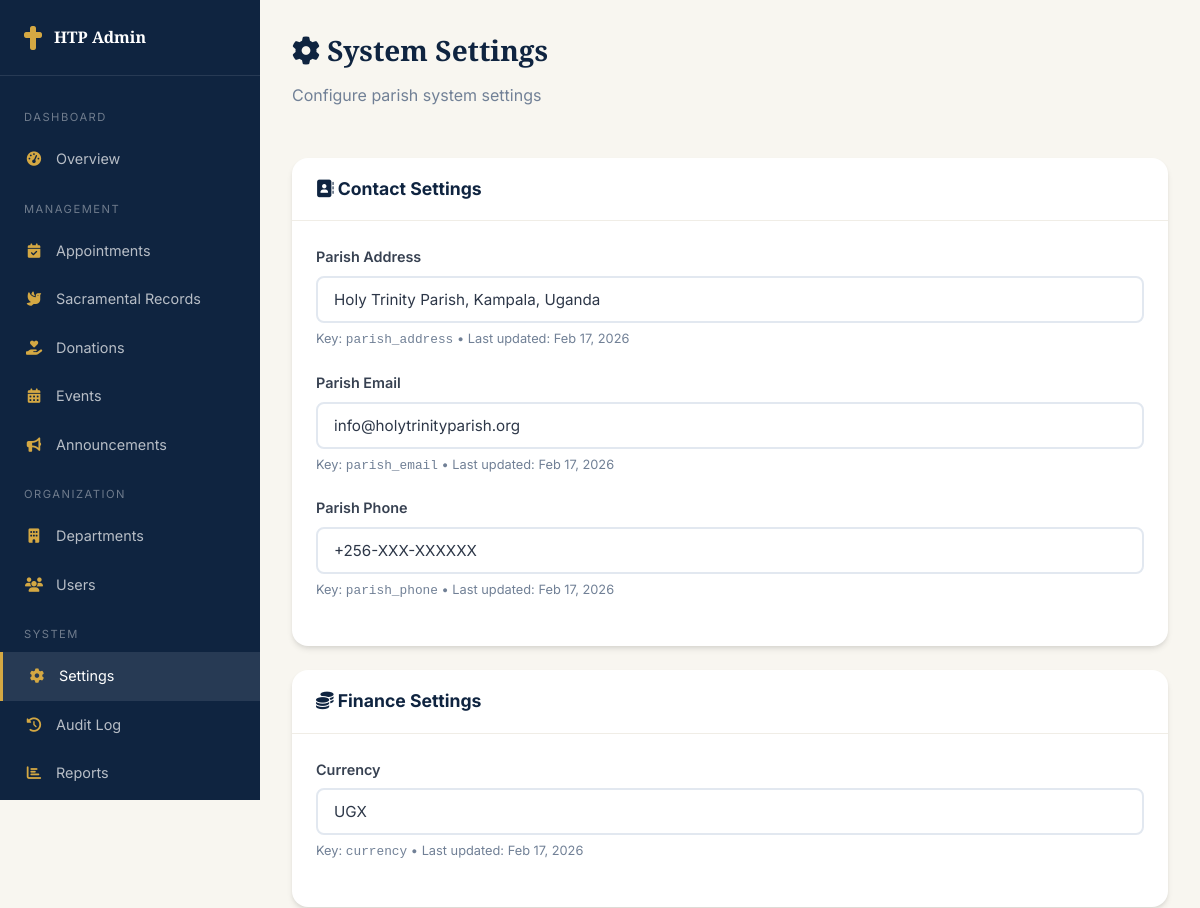
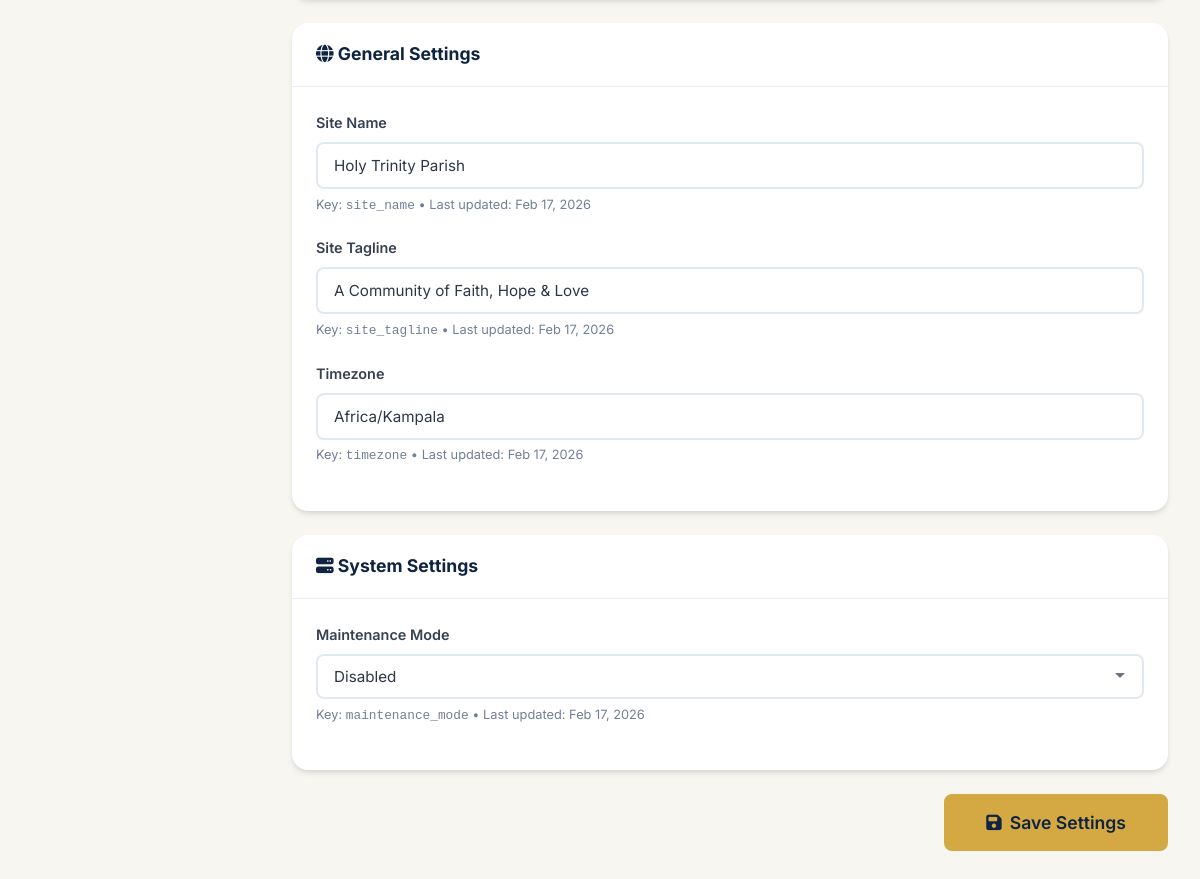
Screenshot of /admin/settings.php (signed in) with the database file from the repository (2 pictures, top to bottom).
### tables this page shows
CREATE TABLE settings (
    id INT AUTO_INCREMENT PRIMARY KEY,
    setting_key VARCHAR(100) UNIQUE NOT NULL,
    setting_value TEXT,
    setting_group VARCHAR(50) DEFAULT 'general',
    updated_at TIMESTAMP DEFAULT CURRENT_TIMESTAMP ON UPDATE CURRENT_TIMESTAMP
);

### config/database.php (called while the page is built, shortened)
<?php
class Database {
    private static $instance = null;
    private $connection;
    private function __construct() {
        try {
            $dsn = "mysql:host=" . DB_HOST . ";dbname=" . DB_NAME . ";charset=" . DB_CHARSET;
            $this->connection = new PDO($dsn, DB_USER, DB_PASS, [
                PDO::ATTR_ERRMODE => PDO::ERRMODE_EXCEPTION,
                PDO::ATTR_DEFAULT_FETCH_MODE => PDO::FETCH_ASSOC,
                PDO::ATTR_EMULATE_PREPARES => false,
            ]);
        } catch (PDOException $e) {
            error_log("Database connection failed: " . $e->getMessage());
            die("Database connection failed. Please try again later.");
        }
    }
    public static function getInstance() {
        if (self::$instance === null) {
            self::$instance = new self();
        }
        return self::$instance;
    }
    public function query($sql, $params = []) {
        $stmt = $this->connection->prepare($sql);
        $stmt->execute($params);
        return $stmt;
    }
    public function fetchAll($sql, $params = []) {
        return $this->query($sql, $params)->fetchAll();
    }
}

### config/app.php (called while the page is built, shortened)
<?php
require_once APP_ROOT . '/config/database.php';
function sanitize($input) {
    return htmlspecialchars(trim($input), ENT_QUOTES, 'UTF-8');
}
function formatDate($date, $format = 'M d, Y') {
    return date($format, strtotime($date));
}

### admin/settings.php (the view, shortened to what this page needs)
<?php
require_once __DIR__ . '/../config/app.php';
$db = Database::getInstance();
$settings = $db->fetchAll("SELECT * FROM settings ORDER BY setting_group, setting_key");
$grouped = [];
foreach ($settings as $s) {
    $grouped[$s['setting_group']][] = $s;
}
?>
<!DOCTYPE html>
<html lang="en">
<head>
    <link rel="stylesheet" href="https://cdnjs.cloudflare.com/ajax/libs/font-awesome/6.5.1/css/all.min.css">
    <link rel="stylesheet" href="/holy-trinity/assets/css/style.css">
</head>
<body>
    <div class="dashboard-layout">
        <aside class="sidebar">
            <div class="sidebar-brand"><i class="fas fa-cross"></i><span>HTP Admin</span></div>
            <nav class="sidebar-menu">
                <div class="sidebar-section">Dashboard</div>
                <a href="/holy-trinity/admin/dashboard.php"><i class="fas fa-tachometer-alt"></i> Overview</a>
                <div class="sidebar-section">Management</div>
                <a href="/holy-trinity/admin/appointments.php"><i class="fas fa-calendar-check"></i> Appointments</a>
                <a href="/holy-trinity/admin/sacraments.php"><i class="fas fa-dove"></i> Sacramental Records</a>
                <a href="/holy-trinity/admin/donations.php"><i class="fas fa-hand-holding-heart"></i> Donations</a>
                <a href="/holy-trinity/admin/events.php"><i class="fas fa-calendar-alt"></i> Events</a>
                <a href="/holy-trinity/admin/announcements.php"><i class="fas fa-bullhorn"></i> Announcements</a>
                <div class="sidebar-section">Organization</div>
                <a href="/holy-trinity/admin/departments.php"><i class="fas fa-building"></i> Departments</a>
                <a href="/holy-trinity/admin/users.php"><i class="fas fa-users"></i> Users</a>
                <div class="sidebar-section">System</div>
                <a href="/holy-trinity/admin/settings.php" class="active"><i class="fas fa-cog"></i> Settings</a>
                <a href="/holy-trinity/admin/audit-log.php"><i class="fas fa-history"></i> Audit Log</a>
                <a href="/holy-trinity/admin/reports.php"><i class="fas fa-chart-bar"></i> Reports</a>
                <div class="sidebar-section">Account</div>
            </nav>
        </aside>
        <div class="dashboard-main">
            <div class="dashboard-header">
                <div>
                    <h1><i class="fas fa-cog"></i> System Settings</h1>
                    <p class="text-muted">Configure parish system settings</p>
                </div>
            </div>
            <form method="POST">
                <?php
                $groupIcons = ['general' => 'fa-globe', 'contact' => 'fa-address-book', 'finance' => 'fa-coins', 'system' => 'fa-server'];
                foreach ($grouped as $group => $items):
                ?>
                <div class="card mb-3">
                    <div class="card-header">
                        <h3><i class="fas <?= $groupIcons[$group] ?? 'fa-cog' ?>"></i> <?= ucfirst($group) ?> Settings</h3>
                    </div>
                    <div class="card-body">
                        <?php foreach ($items as $item): ?>
                        <div class="form-group">
                            <label style="text-transform:capitalize;"><?= str_replace('_', ' ', $item['setting_key']) ?></label>
                            <?php if (strlen($item['setting_value'] ?? '') > 100): ?>
                                <textarea name="settings[<?= sanitize($item['setting_key']) ?>]" class="form-control" rows="3"><?= sanitize($item['setting_value']) ?></textarea>
                            <?php elseif ($item['setting_value'] === '0' || $item['setting_value'] === '1'): ?>
                                <select name="settings[<?= sanitize($item['setting_key']) ?>]" class="form-control">
                                    <option value="0" <?= $item['setting_value'] === '0' ? 'selected' : '' ?>>Disabled</option>
                                </select>
                            <?php else: ?>
                                <input type="text" name="settings[<?= sanitize($item['setting_key']) ?>]" class="form-control" value="<?= sanitize($item['setting_value']) ?>">
                            <?php endif; ?>
                            <div class="form-text">Key: <code><?= sanitize($item['setting_key']) ?></code> &bull; Last updated: <?= formatDate($item['updated_at']) ?></div>
                        </div>
                        <?php endforeach; ?>
                    </div>
                </div>
                <?php endforeach; ?>
                <div style="display:flex; gap:1rem; justify-content:flex-end;">
                    <button type="submit" class="btn btn-primary btn-lg"><i class="fas fa-save"></i> Save Settings</button>
                </div>
            </form>
        </div>
    </div>
</body>
</html>

### assets/css/style.css (style rules this page uses)
:root { --primary: #1a3a5c; --primary-dark: #0f2440; --primary-light: #2a5a8c; --secondary: #c9a84c; --secondary-light: #e0c76e; --accent: #8b1a1a; --accent-light: #b22222; --gold: #d4a843; --gold-light: #f0d68a; --white: #ffffff; --off-white: #f8f6f0; --light-gray: #f0ede6; --gray: #6b7280; --dark-gray: #374151; --dark: #1f2937; --text: #2d3748; --text-light: #718096; --success: #10b981; --warning: #f59e0b; --error: #ef4444; --info: #3b82f6; --shadow: 0 4px 6px -1px rgba(0,0,0,0.1), 0 2px 4px -1px rgba(0,0,0,0.06); --shadow-lg: 0 10px 25px -5px rgba(0,0,0,0.15), 0 8px 10px -6px rgba(0,0,0,0.1); --shadow-xl: 0 20px 40px -10px rgba(0,0,0,0.2); --radius: 8px; --radius-lg: 16px; --transition: all 0.3s ease; --font-heading: 'Cinzel', serif; --font-body: 'Inter', sans-serif; }
*, *::before, *::after { margin: 0; padding: 0; box-sizing: border-box; }
html { scroll-behavior: smooth; font-size: 16px; }
body { font-family: var(--font-body); color: var(--text); line-height: 1.7; background: var(--off-white); overflow-x: hidden; }
a { text-decoration: none; color: inherit; transition: var(--transition); }
h1, h2, h3, h4, h5, h6 { font-family: var(--font-heading); color: var(--primary-dark); line-height: 1.3; margin-bottom: 0.5em; }
h1 { font-size: 2.5rem; }
h3 { font-size: 1.5rem; }
p { margin-bottom: 1rem; }
.btn { display: inline-flex; align-items: center; gap: 0.5rem; padding: 0.8rem 1.8rem; font-family: var(--font-body); font-size: 0.95rem; font-weight: 600; border: 2px solid transparent; border-radius: var(--radius); cursor: pointer; transition: var(--transition); text-align: center; white-space: nowrap; }
.btn-primary { background: var(--gold); color: var(--primary-dark); border-color: var(--gold); }
.btn-lg { padding: 1rem 2.5rem; font-size: 1.1rem; }
.form-group { margin-bottom: 1.25rem; }
.form-group label { display: block; font-weight: 600; margin-bottom: 0.4rem; font-size: 0.9rem; color: var(--dark-gray); }
.form-control { width: 100%; padding: 0.75rem 1rem; font-family: var(--font-body); font-size: 0.95rem; border: 2px solid #e2e8f0; border-radius: var(--radius); background: var(--white); transition: var(--transition); color: var(--text); }
.form-control::placeholder { color: #a0aec0; }
select.form-control { appearance: none; background-repeat: no-repeat; background-position: right 1rem center; padding-right: 2.5rem; }
.form-text { font-size: 0.8rem; color: var(--text-light); margin-top: 0.3rem; }
.card { background: var(--white); border-radius: var(--radius-lg); box-shadow: var(--shadow); overflow: hidden; transition: var(--transition); }
.card-header { padding: 1.25rem 1.5rem; border-bottom: 1px solid var(--light-gray); display: flex; justify-content: space-between; align-items: center; }
.card-header h3 { font-family: var(--font-body); font-size: 1.1rem; margin-bottom: 0; }
.card-body { padding: 1.5rem; }
.dashboard-layout { display: grid; grid-template-columns: 260px 1fr; min-height: 100vh; }
.sidebar { background: var(--primary-dark); color: var(--white); padding: 1.5rem 0; position: sticky; top: 0; height: 100vh; overflow-y: auto; }
.sidebar-brand { padding: 0 1.5rem 1.5rem; border-bottom: 1px solid rgba(255,255,255,0.1); margin-bottom: 1rem; display: flex; align-items: center; gap: 0.75rem; }
.sidebar-brand i { font-size: 1.5rem; color: var(--gold); }
.sidebar-brand span { font-family: var(--font-heading); font-size: 1rem; font-weight: 600; }
.sidebar-menu a { display: flex; align-items: center; gap: 0.75rem; padding: 0.75rem 1.5rem; color: rgba(255,255,255,0.7); font-size: 0.9rem; transition: var(--transition); }
.sidebar-menu a:hover, .sidebar-menu a.active { background: rgba(255,255,255,0.1); color: var(--white); border-left: 3px solid var(--gold); }
.sidebar-menu a i { width: 20px; text-align: center; color: var(--gold); }
.sidebar-section { padding: 1rem 1.5rem 0.5rem; font-size: 0.7rem; text-transform: uppercase; letter-spacing: 1.5px; color: rgba(255,255,255,0.4); }
.dashboard-main { padding: 2rem; background: var(--off-white); }
.dashboard-header { display: flex; justify-content: space-between; align-items: center; margin-bottom: 2rem; }
.dashboard-header h1 { font-size: 1.75rem; }
.text-muted { color: var(--text-light); }
.mb-3 { margin-bottom: 1.5rem; }

### rows the page displays
settings: setting_key "Parish Address", setting_value "Holy Trinity Parish, Kampala, Uganda", setting_key "parish_address", updated_at "Feb 17, 2026"
settings: setting_key "Parish Email", setting_value "info@holytrinityparish.org", setting_key "parish_email", updated_at "Feb 17, 2026"
settings: setting_key "Parish Phone", setting_value "+256-XXX-XXXXXX", setting_key "parish_phone", updated_at "Feb 17, 2026"
settings: setting_key "Currency", setting_value "UGX", setting_key "currency", updated_at "Feb 17, 2026"
settings: setting_key "Site Name", setting_value "Holy Trinity Parish", setting_key "site_name", updated_at "Feb 17, 2026"
settings: setting_key "Site Tagline", setting_value "A Community of Faith, Hope & Love", setting_key "site_tagline", updated_at "Feb 17, 2026"
settings: setting_key "Timezone", setting_value "Africa/Kampala", setting_key "timezone", updated_at "Feb 17, 2026"
settings: setting_key "Maintenance Mode", setting_value+setting_key "Disabled", setting_key "maintenance_mode", updated_at "Feb 17, 2026"

### other values shown
$group "Contact"
$group "Finance"
$group "General"
$group "System"
